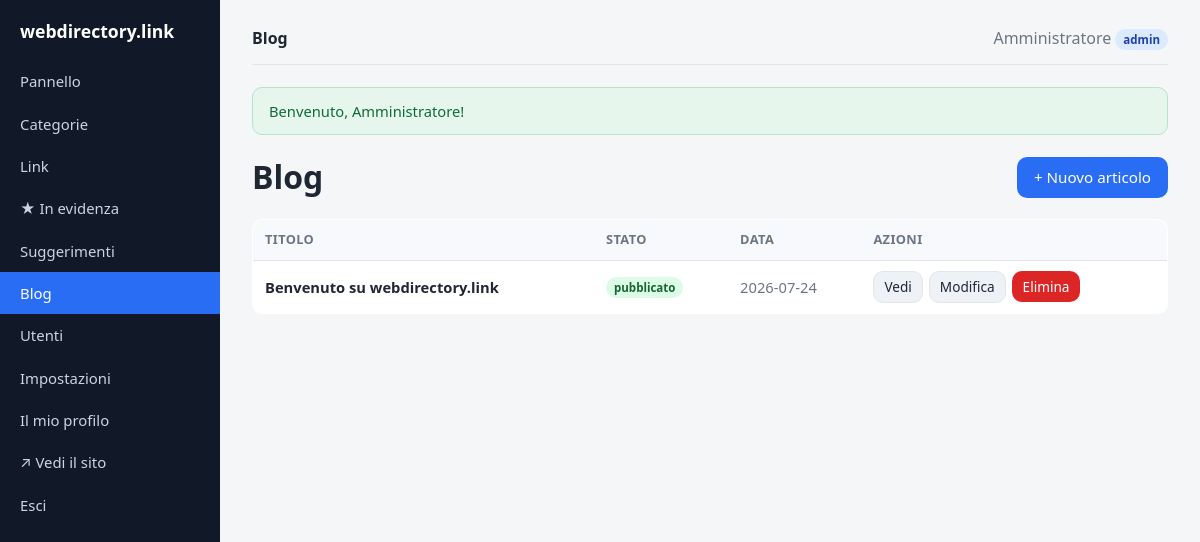
The app's page /admin/posts (signed in) with its own data.
### tables this page shows
CREATE TABLE `settings` (
  `key`   VARCHAR(64) NOT NULL,
  `value` TEXT NULL,
  PRIMARY KEY (`key`)
);

CREATE TABLE `posts` (
  `id`           INT UNSIGNED NOT NULL AUTO_INCREMENT,
  `title`        VARCHAR(200) NOT NULL,
  `slug`         VARCHAR(220) NOT NULL,
  `excerpt`      VARCHAR(500) NULL,
  `body`         MEDIUMTEXT NULL,
  `status`       ENUM('draft','published') NOT NULL DEFAULT 'draft',
  `author`       VARCHAR(120) NULL,
  `published_at` DATETIME NULL,
  `created_at`   DATETIME NOT NULL DEFAULT CURRENT_TIMESTAMP,
  PRIMARY KEY (`id`),
  UNIQUE KEY `uq_posts_slug` (`slug`),
  KEY `idx_posts_status` (`status`,`published_at`)
);

### app/helpers.php (called while the page is built, shortened)
<?php
function e(?string $v): string
{
    return htmlspecialchars((string) $v, ENT_QUOTES | ENT_SUBSTITUTE, 'UTF-8');
}
function setting(string $key, string $default = ''): string
{
    return Setting::get($key, $default);
}
function url(string $path = ''): string
{
    global $CONFIG;
    $base = rtrim($CONFIG['site']['base_url'] ?? '', '/');
    $path = '/' . ltrim($path, '/');
    return $base . ($path === '/' ? '/' : $path);
}
function current_user(): ?array
{
    return $_SESSION['user'] ?? null;
}
function is_admin(): bool
{
    $u = current_user();
    return $u !== null && ($u['role'] ?? '') === 'admin';
}
function take_flash(): array
{
    $f = $_SESSION['flash'] ?? [];
    return $f;
}
function view(string $view, array $data = [], string $layout = 'layout'): void
{
    extract($data, EXTR_SKIP);
    require APP_PATH . '/views/' . $view . '.php';
    $content = ob_get_clean();
    require APP_PATH . '/views/partials/' . $layout . '.php';
}

### app/controllers/AdminController.php (called while the page is built, shortened)
<?php
class AdminController
{
    public static function posts(): void
    {
        self::render('admin/posts', ['title' => 'Blog', 'posts' => Post::all()]);
    }
    private static function render(string $view, array $data): void
    {
        $data['pending_badge'] = Link::pendingCount();
        view($view, $data, 'admin_layout');
    }
}

### app/config.php (called while the page is built)
<?php
return [
    'db' => [
        'driver'  => getenv('DB_DRIVER') ?: 'mysql',
        'host'    => getenv('DB_HOST') ?: '127.0.0.1',
        'name'    => getenv('DB_NAME') ?: 'dircms',
        'user'    => getenv('DB_USER') ?: 'root',
        'pass'    => getenv('DB_PASS') ?: '',
        'charset' => 'utf8mb4',
    ],
    'site' => [
        'name'     => 'webdirectory.link',
        'base_url' => '',
        'url'      => getenv('SITE_URL') ?: 'https://webdirectory.link',
        'email'    => 'info@webdirectory.link',
        'owner'    => '',
    ],
    'per_page' => 20,
    'adsense' => [
        'client' => getenv('ADSENSE_CLIENT') ?: '',
        'slot'   => getenv('ADSENSE_SLOT') ?: '',
    ],
    'antispam' => [
        'enabled'  => true,
        'min_secs' => 3,
    ],
    'describe' => [
        'meta_enabled' => true,
        'ai_enabled'   => (bool) (getenv('ANTHROPIC_API_KEY')),
        'ai_api_key'   => getenv('ANTHROPIC_API_KEY') ?: '',
        'ai_model'     => 'claude-haiku-4-5',
    ],
];

### app/models/Post.php (called while the page is built, shortened)
<?php
class Post
{
    public static function db(): PDO
    {
        return Database::pdo();
    }
    public static function all(): array
    {
        return self::db()->query(
            'SELECT * FROM posts ORDER BY COALESCE(published_at, created_at) DESC, id DESC'
        )->fetchAll();
    }
}

### app/Database.php (called while the page is built, shortened)
<?php
class Database
{
    private static ?PDO $pdo = null;
    public static function connect(array $cfg): PDO
    {
        $dsn = sprintf(
            'mysql:host=%s;dbname=%s;charset=%s',
            $cfg['host'],
            $cfg['name'],
            $cfg['charset']
        );
        self::$pdo = new PDO($dsn, $cfg['user'], $cfg['pass'], [
            PDO::ATTR_ERRMODE            => PDO::ERRMODE_EXCEPTION,
            PDO::ATTR_DEFAULT_FETCH_MODE => PDO::FETCH_ASSOC,
            PDO::ATTR_EMULATE_PREPARES   => false,
        ]);
        return self::$pdo;
    }
    public static function pdo(): PDO
    {
        return self::$pdo;
    }
}

### app/models/Setting.php (called while the page is built, shortened)
<?php
class Setting
{
    private static ?array $cache = null;
    private static function load(): array
    {
        self::$cache = [];
        try {
            $rows = Database::pdo()->query('SELECT `key`,`value` FROM settings');
            foreach ($rows as $r) {
                self::$cache[$r['key']] = $r['value'];
            }
        } catch (Throwable $e) {
        }
        return self::$cache;
    }
    public static function get(string $key, string $default = ''): string
    {
        $all = self::load();
        $v = $all[$key] ?? null;
        return ($v === null || $v === '') ? $default : $v;
    }
}

### app/views/admin/posts.php (the view, shortened to what this page needs)
<div class="page-head">
  <h1 style="margin:0">Blog</h1>
  <a class="btn" href="<?= e(url('/admin/posts/create')) ?>">+ Nuovo articolo</a>
</div>
<?php if (!$posts): ?>
  <p class="muted">Nessun articolo. Scrivine uno per iniziare.</p>
<?php else: ?>
  <table class="data">
    <thead><tr><th>Titolo</th><th>Stato</th><th>Data</th><th>Azioni</th></tr></thead>
    <tbody>
      <?php foreach ($posts as $p): ?>
        <tr>
          <td><strong><?= e($p['title']) ?></strong></td>
          <td><span class="badge <?= $p['status'] === 'published' ? 'approved' : 'pending' ?>">
            <?= $p['status'] === 'published' ? 'pubblicato' : 'bozza' ?></span></td>
          <td class="muted"><?= e(substr((string)($p['published_at'] ?? $p['created_at']), 0, 10)) ?></td>
          <td class="actions-cell">
            <?php if ($p['status'] === 'published'): ?>
              <a class="btn small secondary" href="<?= e(url('/blog/' . $p['slug'])) ?>" target="_blank">Vedi</a>
            <?php endif; ?>
            <a class="btn small secondary" href="<?= e(url('/admin/posts/' . $p['id'] . '/edit')) ?>">Modifica</a>
            <form method="post" action="<?= e(url('/admin/posts/' . $p['id'] . '/delete')) ?>"
                  onsubmit="return confirm('Eliminare l\'articolo?');">
              <button class="btn small danger" type="submit">Elimina</button>
            </form>
          </td>
        </tr>
      <?php endforeach; ?>
    </tbody>
  </table>
<?php endif; ?>

### public/index.php (shortened to what this page needs)
<?php
$configFile = APP_PATH . '/config.php';
$CONFIG = require $configFile;
require APP_PATH . '/Database.php';
require APP_PATH . '/helpers.php';
require APP_PATH . '/Describe.php';
require APP_PATH . '/models/Setting.php';
require APP_PATH . '/models/Post.php';
require APP_PATH . '/controllers/AdminController.php';
$uri = parse_url($_SERVER['REQUEST_URI'] ?? '/', PHP_URL_PATH) ?? '/';
$uri = '/' . trim(rawurldecode($uri), '/');
$method = $_SERVER['REQUEST_METHOD'] ?? 'GET';
foreach ($routes as [$rMethod, $pattern, $handler]) {
    if ($rMethod === $method && preg_match($pattern, $uri, $m)) {
        array_shift($m);
        $handler(...$m);
        exit;
    }
}

### app/views/partials/admin_layout.php (shortened to what this page needs)
<?php
$siteName = setting('site_name', $CONFIG['site']['name'] ?? 'Directory');
$flash = take_flash();
$u = current_user();
$uri = parse_url($_SERVER['REQUEST_URI'] ?? '/', PHP_URL_PATH) ?? '';
$nav = function (string $path) use ($uri): string {
    return str_contains($uri, $path) ? 'active' : '';
};
?><!DOCTYPE html>
<html lang="it">
<head>
  <link rel="stylesheet" href="<?= e(url('assets/css/style.css')) ?>">
</head>
<body>
<div class="admin-shell">
  <nav class="admin-nav">
    <a class="brand" href="<?= e(url('/admin')) ?>"><?= e($siteName) ?></a>
    <a class="<?= $uri === url('/admin') || $uri === '/admin' ? 'active' : '' ?>" href="<?= e(url('/admin')) ?>">Pannello</a>
    <a class="<?= $nav('/admin/categories') ?>" href="<?= e(url('/admin/categories')) ?>">Categorie</a>
    <a class="<?= $nav('/admin/links') ?>" href="<?= e(url('/admin/links')) ?>">Link</a>
    <a class="<?= $nav('/admin/featured') ?>" href="<?= e(url('/admin/featured')) ?>">★ In evidenza</a>
    <a class="<?= $nav('/admin/suggestions') ?>" href="<?= e(url('/admin/suggestions')) ?>">
      Suggerimenti
    </a>
    <a class="<?= $nav('/admin/posts') ?>" href="<?= e(url('/admin/posts')) ?>">Blog</a>
    <?php if (is_admin()): ?>
      <a class="<?= $nav('/admin/users') ?>" href="<?= e(url('/admin/users')) ?>">Utenti</a>
      <a class="<?= $nav('/admin/settings') ?>" href="<?= e(url('/admin/settings')) ?>">Impostazioni</a>
    <?php endif; ?>
    <a class="<?= $nav('/admin/profile') ?>" href="<?= e(url('/admin/profile')) ?>">Il mio profilo</a>
    <a href="<?= e(url('/')) ?>">↗ Vedi il sito</a>
    <a href="<?= e(url('/logout')) ?>">Esci</a>
  </nav>
  <div class="admin-main">
    <div class="admin-topbar">
      <strong><?= e($title ?? '') ?></strong>
      <span class="muted">
        <?= e($u['name'] ?? '') ?>
        <span class="badge <?= e($u['role'] ?? 'editor') ?>"><?= e($u['role'] ?? '') ?></span>
      </span>
    </div>
    <?php if (!empty($flash['success'])): ?>
      <div class="alert success"><?= e($flash['success']) ?></div>
    <?php endif; ?>
    <?= $content ?>
  </div>
</div>
</body>
</html>

### assets/css/style.css (style rules this page uses)
:root { --bg:#f5f6f8; --panel:#ffffff; --ink:#1f2733; --muted:#6b7684; --brand:#2a6df5; --brand-dark:#1a52c9; --border:#e2e6ec; --ok:#1f9d55; --warn:#d97706; --danger:#dc2626; --pending:#fff7ed; --radius:10px; --shadow:0 1px 3px rgba(20,30,50,.08); }
* { box-sizing:border-box }
body { margin:0; font-family:system-ui,-apple-system,"Segoe UI",Roboto,Helvetica,Arial,sans-serif; color:var(--ink); background:var(--bg); line-height:1.5; }
a { color:var(--brand); text-decoration:none }
.btn { display:inline-block; padding:8px 16px; border-radius:var(--radius); border:1px solid transparent; background:var(--brand); color:#fff; font-size:.95rem; cursor:pointer; font-family:inherit; }
.btn.small { padding:5px 10px; font-size:.85rem }
.btn.secondary { background:#eef1f6; color:var(--ink); border-color:var(--border) }
.btn.danger { background:var(--danger) }
.alert { padding:12px 16px; border-radius:var(--radius); margin-bottom:18px; font-size:.92rem }
.alert.success { background:#e7f6ed; color:#0f6b38; border:1px solid #b7e3c6 }
.badge { display:inline-block; padding:2px 8px; border-radius:999px; font-size:.72rem; font-weight:600 }
.badge.approved { background:#dcfce7; color:#166534 }
.badge.admin { background:#dbeafe; color:#1e40af }
table.data { width:100%; border-collapse:collapse; background:var(--panel); border:1px solid var(--border); border-radius:var(--radius); overflow:hidden }
table.data th, table.data td { padding:10px 12px; text-align:left; border-bottom:1px solid var(--border); font-size:.92rem }
table.data th { background:#f7f9fc; font-size:.8rem; text-transform:uppercase; letter-spacing:.03em; color:var(--muted) }
table.data tr:last-child td { border-bottom:0 }
.actions-cell { white-space:nowrap; display:flex; gap:6px }
.actions-cell form { display:inline }
.muted { color:var(--muted) }
h1 { margin-top:0 }
.page-head { display:flex; justify-content:space-between; align-items:center; gap:12px; flex-wrap:wrap; margin-bottom:18px }
.admin-shell { display:flex; min-height:100vh }
.admin-nav { width:220px; background:#111827; color:#cbd5e1; padding:18px 0; flex-shrink:0 }
.admin-nav .brand { color:#fff; font-weight:700; padding:0 20px 16px; font-size:1.1rem; display:block }
.admin-nav a { display:flex; justify-content:space-between; align-items:center; color:#cbd5e1; padding:10px 20px; font-size:.93rem }
.admin-nav a.active { background:var(--brand); color:#fff }
.admin-main { flex:1; padding:26px 32px; max-width:100% }
.admin-topbar { display:flex; justify-content:space-between; align-items:center; margin-bottom:22px; padding-bottom:14px; border-bottom:1px solid var(--border) }

### records on screen
settings: value "webdirectory.link"
posts: author "Amministratore", title "Benvenuto su webdirectory.link", status "pubblicato", published_at "2026-07-24"
